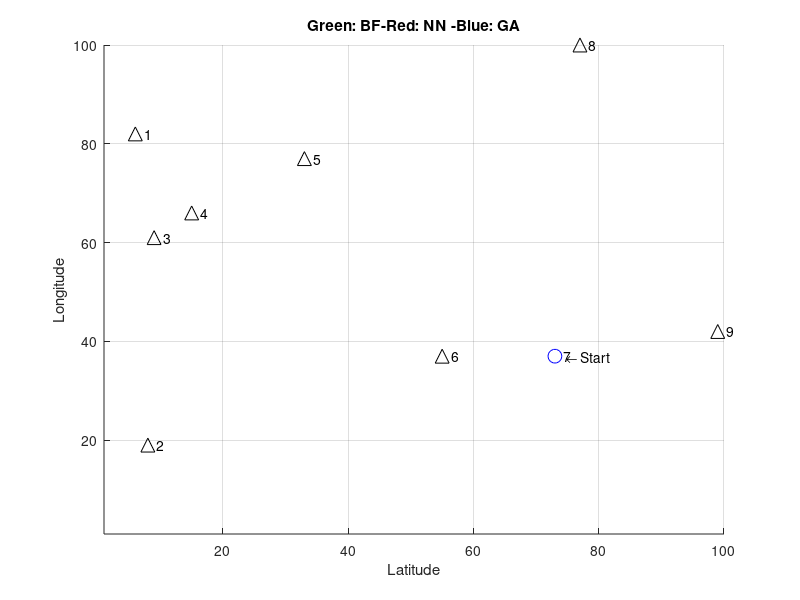

Recreate this plot in MATLAB. (Note: this script raises an error after producing the figure.)
% TSP 3-way
% Kai Brooks
% github.com/kaibrooks
% Jun 2019
%
% Computes the travelling salesman problem three different ways.
% https://en.wikipedia.org/wiki/Travelling_salesman_problem
%
% Readme:
%   Options are below. Basic options enable/disable various algorithms,
%   advanced options modify generator settings and adjust various selection /
%   computation parameters with often unexpected results, and will likely not
%   function correctly for numbers vastly outside their defaults.
%
% Algorithm basics:
%   Bruteforce (green)-
%   Computes every possible combination of routes, finds the shortest. This
%   method is impractical or impossible for n > ~12 (ie, n=14 requires
%   42.8GB of RAM and takes a few days to compute). This method does not
%   use any sort of dynamic/parallel programming or other shortcuts. This
%   method will always produce the correct (best possible) solution.
%
%   Nearest-neighbor (red)-
%   Finds closest point to current point, loops back to start at end. If
%   gifoutput, this method plots 'decision lines' as well.
%
%   Genetic Algorithm (blue)-
%   Attemps many possible routes, takes the best of those and tries
%   again with a new set of similar routes. Take note of the performance
%   change by generation plot upon completion, it notes approximately how
%   many iterations of the GA will be needed to outperform NN.
%   Note: Genetic algorithm may produce unforseen errors when its settings
%   are drastically different from defaults, and the program will not check
%   for validity before attemping to run them.
%
% Use cases:
%   By default, this program will run n=9, which allows for all three
%   algorithms to run.
%
%   For more intersting applications of the NN/GA algorithms, use n > ~25
%   (and disable the BF, unless you have 10^15 gigabytes of RAM and 10^13
%   years to wait).
%   At n > ~60, the computational complexity exceeds the number of atoms in
%   the universe, and would take about 10^70 years to solve.
%
%   Many variables are set by default in the range of what a 2.3GHz i7 CPU
%   from 2013 can compute within reasonable time.


% Init
clc
close all
clear all
format
rng('shuffle')


%% --- Options ------------------------------------------------------------
%  --- Main Options -------------------------------------------------------
maxCities = 9;          % (default 9) number of cities to visit, this is the 'n'
gifOutput = 0;          % enables gif output and generation, slows rendering
filename = 'tsp.gif';   % output filename for the gif
verbose = 0;            % (default 0) outputs a pile of text while running

% Algorithm enables (with all disabled, just generates the map)
bf = 1;                 % bruteforce algorithm
nn = 1;                 % nearest-neighbor algorithm
gena = 1;               % genetic algorithm

% genetic algorithm selection processes
gaRandomCrossover = 0;  % (default 0) random crossover variant, hangs with too large n
gaOrderedCrossover = 1; % (default 1) ordered crossover variant

% --- Plot and display settings -------------------------------------------

plotScale = 10;         % (default 10) size of markers on map
showLabels = 1;         % (default 1) display city numbers on plot

outputResults = 1;      % (default 1) shows analysis at completion

% --- Advanced options and generator settings -----------------------------


minLoc = 1;             % (default 1) minimum coordinate to generate for city locations
maxLoc = 100;           % (default 100) maximum coordinate to generate for city locations

gaSelectionFactor = 2;  % (default 2) fractional number of members to select each epoch (eg: 3 = 1/3 of members)
gaInitPopSize = 100;    % (default 100) population for genetic algorithm
gaMutationRate = 0.01;  % (default 0.01) mutate this portion of the population (0.01 = 1%)
gaMaxGenerations = 500; % (default 500) number of times ga generates new pop
gaElitism = 0.2;        % (default 0.2, max 0.4) elitism, in %. 0 to disable

bfTickSize = 10000;     % (default 10000) tick size for timing BF algorithm. Higher numbers = more accuracy, slower to display estimate

attempts = 100;         % number of attempts to bruteforce the solution before giving up
maxCpuTime = 100;       % max loops various functions will use before giving up and moving on

% --- Init other variables (do not modify) --------------------------------

totalDist = 0;          % total distance travelled
gifWritten = 0;         % one-time check for gif creation

o_nn = 0;               % o for nearest neighbor method
o_bf = 0;               % o for bruteforce method
o_ga = 0;               % o for genetic method
nn_distance = 0;        % total minimum distance
bf_distance = 0;
ga_distance = 0;
bf_time = 0;            % time to run algorithm
nn_time = 0;
ga_time = 0;

nnSecs = 0;
bruteforce_minimum_vec = 0;

%% --- Program start ------------------------------------------------------

% Generate points
cities = randi([minLoc, maxLoc],2,maxCities); % generate matrix
cities = rot90(cities);  % rotate to form cities(x1,y1) for each point
cities = unique(cities,'rows'); % remove duplicate entries

if (length(cities) ~= maxCities)
    fprintf('*** Generated duplicate city coordinates, pruning %i entries.\n*** New maxCities = %i \n', maxCities - length(cities), length(cities))
end

maxCities = length(cities);  % shorten everything else if we don't have enough cities


startingCity = randi(maxCities);    % randomize starting city
currentCity = startingCity;         % and remember its where we started

visited = zeros([maxCities],1);     % boolean to mark each visited city
visited(currentCity) = 1;           % we're already in our city, so mark it

visitedOrder = zeros([maxCities],1); % vector to store the order which we visited each city
visitedOrder(currentCity) = 1;      % mark out starting city on the path

% Create figure
f = figure('Name','Stacked Routes','units','normalized','NumberTitle','off');%,'outerposition',[0 0 1 1]);
axis tight manual % this ensures that getframe() returns a consistent size

titleStr = '';
s1 = '';
s2 = '';
s3 = '';

if bf, s1 = 'Green: BF- ';, end
if nn, s2 = 'Red: NN - ';, end
if gena, s3 = 'Blue: GA';, end

titleStr = strcat(titleStr, s1, s2, s3);
title(titleStr);

clear s1, clear s2, clear s3

xlabel('Latitude')
ylabel('Longitude')

hold on
grid on

xlim([minLoc maxLoc])
ylim([minLoc maxLoc])

txt = '    \leftarrow Start';

% Plot cities
for i=1:maxCities
    
    if i == startingCity
        plot(cities(i,1),cities(i,2),'bo','MarkerSize',plotScale)
        
    else
        plot(cities(i,1),cities(i,2),'k^','MarkerSize',plotScale)
    end
    if showLabels, text(cities(i,1),cities(i,2),sprintf('   %i', i)), end
    
end

txt = '    \leftarrow Start';
text(cities(startingCity,1),cities(startingCity,2),txt)

% --- Algorithms ----------------------------------------------------------

%% Bruteforce algorithm (bf)
if bf
    fprintf('Generating bf pathing matrix...\n')
    % Create gigantic bruteforce path matrix: o(n!)
    arr = [2:maxCities];
    bfVisitOrder = perms(arr);
    bfVisitOrder = rot90(bfVisitOrder); % flip it to make indexing easier
    
    arr = ones(1,length(bfVisitOrder)); % create array of 1's
    bfVisitOrder = [arr;bfVisitOrder];  % append to the beginning
    
    % Add original city back onto end to complete the loop
    for i = 1:length(bfVisitOrder)
        bfVisitOrder(maxCities+1,i) = bfVisitOrder(1,i);
    end
    
    bf_omax = numel(bfVisitOrder); % get total size of matrix
    bfEstimatedTime = 0;    % zero the estimation before starting the loop
    %minDist = maxLoc^2;  % starting minimum distance
    % while sum(visited) < maxCities
    
    for j=1:length(bfVisitOrder)
        o_bf = o_bf + 1;
        
        if j==1,tic,end % start the clock on 2
        
        for i=1:maxCities
            o_bf = o_bf + 1;
            
            a = [cities(bfVisitOrder(i,j),1),cities(bfVisitOrder(i,j),2)];
            b = [cities(bfVisitOrder(i+1,j),1),cities(bfVisitOrder(i+1,j),2)];
            
            checkDistance = [a;b]; % select two points
            distance = pdist(checkDistance,'euclidean');   % find distance between them
            %distance = floor(distance); % truncate
            totalDist = totalDist + distance;
            
            bfSegmentDistances(i,j) = distance;
            
        end
        
        if j==bfTickSize
            timing = toc;
            bfEstimatedTime = timing*(length(bfVisitOrder)/bfTickSize) % timing*((length(bfVisitOrder)-bfTickSize)/bfTickSize) for 'time remaining as of this timing'
            bfTimeTicks = length(bfVisitOrder)/bfTickSize;
        end
        
        bfDistances(j) = totalDist; % store the total path length
        totalDist = 0;              % reset for the next run
        
        % Output running information
        if ~verbose
            clc
            fprintf('Starting BF for n=%i, O(n!)=%i \n',maxCities, bf_omax)
            
            if length(bfVisitOrder) > bfTickSize % only display if enough data to estimate
                if bfEstimatedTime > 0
                    fprintf('Estimated runtime: %s\n',formatTime(bfEstimatedTime))
                else
                    fprintf('Estimated runtime: (Sampling %i more times..)\n',bfTickSize-j)
                end
            end
            fprintf('Current runtime  : %s\n',formatTime(toc))
            fprintf('Computing optimal route... %.2f%% \n', (o_bf / bf_omax) * 100)
        end
        
    end % end of loop
    
    % Find min value
    [bfMinDist,bfMinIndex] = min(bfDistances);
    %bruteforce_path_taken = bfVisitOrder(:,bfMinIndex)
    
    %min(bfDist)
    %bfDist(j)
    
    %bfDist
    %     bfMinIndex
    %     bfDistances(bfMinIndex)
    bf_distance = bfMinDist;    % save for comparison
    
    % Plot it
    for i=1:maxCities
        
        a = [cities(bfVisitOrder(i,bfMinIndex),1), cities(bfVisitOrder(i,bfMinIndex),2)];
        b = [cities(bfVisitOrder(i+1,bfMinIndex),1), cities(bfVisitOrder(i+1,bfMinIndex),2)];
        
        x = [a(1), b(1)];
        y = [a(2), b(2)];
        plot(x,y,'g','LineWidth',plotScale/6)
        
        
        %bfVisitOrder(i:4,bfShortest) gives path
        
    end
    bfSecs = toc;
    if bfSecs > 0
        hours = 0;
        mins = 0;
        secs = 0;
        
        mins = floor(bfSecs / 60);
        secs = (rem(bfSecs, 60));
        
        if mins > 60
            hours = floor(mins / 60);
            mins = mins - (hours*60);
        end
        
        bf_time = sprintf('%ih%im%.0fs',hours,mins,secs); % format time
    end
    
    %fprintf('BF method complete in %.2f seconds\n', toc)
end

% Clear variables between runs
totalDist = 0;
minDist = 0;

%% Nearest Neighbor Algorithm
if nn
    fprintf('Computing nearest neighbor route...\n')
    for j = 2:maxCities
        if j==2,tic,end % start the clock on 2
        
        o_nn = o_nn + 1;
        
        ccLoc = [cities(currentCity,1), cities(currentCity,2)]; % coords of current city
        
        minDist = maxLoc^2;   % starting distance, make maximum possible
        
        for i = 1:maxCities
            o_nn = o_nn + 1;
            
            if visited(i), continue, end % skip cities we've visited
            
            a = ccLoc;  % current city coordinates
            b = [cities(i,1),cities(i,2)];
            
            checkDistance = [a;b]; % select two points
            
            distance = pdist(checkDistance,'euclidean');    % find distance between them
            
            % Draw decision lines
            if gifOutput
                % Draw 'decision' line
                x = [cities(currentCity,1), cities(i,1)];
                y = [cities(currentCity,2), cities(i,2)];
                
                h = plot(x,y,'c:','LineWidth',plotScale/6);
                uistack(h,'bottom');
                
                drawnow
                % Capture the plot as an image
                %title("" + o_nn)
                if  gifWritten == 0
                    gifWritten = 1;
                    gif(filename,'DelayTime',0.01,'LoopCount',1,'frame',gcf)
                else
                    gifWritten = 1;
                    gif
                end
            end
            
            if distance < minDist
                minDist = distance;
                nextCity = i;
                nextLoc = [cities(i,1),cities(i,2)];
            end
            
            
        end
        
        if j == maxCities+1
            a = [cities(maxCities,1),maxCities(2)];  % current city coordinates
            b = [cities(1,1),cities(1,2)];
            
            checkDistance = [a;b]; % select two points
            distance = pdist(checkDistance,'euclidean');   % find distance between them
            totalDist = totalDist + distance;
        end
        
        %  what we found for the next move
        minDist;
        nextCity;
        nnVisitOrder(j,:) = nextCity;   % this starts writing on 2, which is fine because 1 gets added at the end
        
        %fprintf('Moving to city %i with a distance of %.2f \n',nextCity,minDist)
        
        % Plot line to shortest next, vector 1 is both x's, 2 is both y's
        x = [cities(currentCity,1), cities(nextCity,1)];
        y = [cities(currentCity,2), cities(nextCity,2)];
        plot(x,y,'r--','LineWidth',plotScale/8)
        
        %txt = 'Next \rightarrow  ';
        %text(cities(nextCity,1),cities(nextCity,2),txt,'HorizontalAlignment','right')
        
        % Update for next loop
        currentCity = nextCity;
        visited(nextCity) = 1;
        visitedOrder(j) = nextCity;
        minDist; % verbose
        totalDist = totalDist + minDist;
        
        % Break if we've visited everything
        if sum(visited) == maxCities, break, end
        
    end
    
    % Complete the loop
    
    a = [cities(currentCity,1), cities(currentCity,2)];  % current city coordinates
    b = [cities(startingCity,1),cities(startingCity,2)];
    
    checkDistance = [a;b]; % select two points
    distance = pdist(checkDistance,'euclidean');
    minDist;
    totalDist = totalDist + distance; % Update total distance once more
    
    x = [cities(currentCity,1), cities(startingCity,1)];
    y = [cities(currentCity,2), cities(startingCity,2)];
    plot(x,y,'r--','LineWidth',plotScale/8)
    
    if gifOutput
        drawnow
        gif
    end
    
    nn_distance = totalDist;
    
    nn_time = formatTime(toc);
    
    % add missing entries
    nnVisitOrder(1) = startingCity;        % add starting city
    nnVisitOrder(end+1) = nnVisitOrder(1); % add loopback
    
end

% Clear variables between runs
totalDist = 0;
minDist = 0;

%% Genetic Algorithm
if gena
    gaFitnessMean = 0;
    fprintf('Creating genes...\n')
    % create genes
    linearPath = [1:maxCities];
    
    for i=1:gaInitPopSize
        gaVisitOrder(i,:) = linearPath(randperm(length(linearPath)));
    end
    
    % shift matrix so starting city is correct
    for i=1:gaInitPopSize
        k = find(gaVisitOrder(i,:) == startingCity);
        gaVisitOrder(i,:) = circshift(gaVisitOrder(i,:), (maxCities+1) - k);
    end
    
    % copy first entry and place it on back
    arr = ones(1,gaInitPopSize);
    arr = arr * startingCity;
    
    gaVisitOrder;
    gaVisitOrder = flip(rot90(gaVisitOrder)); % rearrange for visitation reasons
    gaVisitOrder = [gaVisitOrder;arr];
    
    % dont add remaining city, just go back to it and let the ga sort it out?
    fprintf('Starting algorithm...\n')
    for gaGeneration=1:gaMaxGenerations
        o_ga = o_ga + 1;
        if gaGeneration==1,tic,end % start the clock
        
        % calculate lengths of each option
        for j=1:gaInitPopSize
            o_ga = o_ga + 1;
            
            for i=1:maxCities % if -1 because we loop back around instead of indexing the path back to start
                o_ga = o_ga + 1;
                
                a = [cities(gaVisitOrder(i,j),1),cities(gaVisitOrder(i,j),2)];
                b = [cities(gaVisitOrder(i+1,j),1),cities(gaVisitOrder(i+1,j),2)];
                
                checkDistance = [a;b]; % select two points
                distance = pdist(checkDistance,'euclidean');   % find distance between them
                %distance = floor(distance); % truncate
                totalDist = totalDist + distance;
                
                gaSegmentDistances(i,j) = distance;
                
            end
            
            % timing
            %         if j==bfTickSize
            %             timing = toc;
            %             bfEstimatedTime = timing*(length(bfVisitOrder)/bfTickSize) % timing*((length(bfVisitOrder)-bfTickSize)/bfTickSize) for 'time remaining as of this timing'
            %             bfTimeTicks = length(bfVisitOrder)/bfTickSize;
            %         end
            
            gaDistances(j) = totalDist; % store the total path length
            totalDist = 0;              % reset for the next run
            
            % Output running information
            %         clc
            %         fprintf('Starting BF for n=%i, O(n!)=%i \n',maxCities, bf_omax)
            %
            %         if length(bfVisitOrder) > bfTickSize % only display if enough data to estimate
            %             if bfEstimatedTime > 0
            %                 fprintf('Estimated runtime: %s\n',formatTime(bfEstimatedTime))
            %             else
            %                 fprintf('Estimated runtime: (Sampling %i more times..)\n',bfTickSize-j)
            %             end
            %         end
            %         fprintf('Current runtime  : %s\n',formatTime(toc))
            %         fprintf('Computing optimal route... %.2f%% \n', (o_bf / bf_omax) * 100)
            
        end % end of loop
        
        % normalize values for selection process (vector sum = 1)
        if verbose, gaVisitOrder, end
        if verbose, gaDistances, end
        gaFitness = gaDistances ./ norm(gaDistances,1);
        preMean = mean(gaFitness);
        if verbose, gaFitness, end
        
        
        % ** select members
        selected = zeros(1,gaInitPopSize);
        
        % use elitism to ensure high performers breed
        if gaElitism > 0
            % this automatically selects the top members and kills off the
            % bottom members
            
            gaElites = ceil(gaElitism*gaInitPopSize); % number of members who are elites
            
            % mark worst performers
            for i = 1:gaElites
                [q tempToDelete(i)] = min(gaFitness);
                gaFitness(tempToDelete(i)) = 2;  % maxing value so it doesn't get picked again
            end
            
            % kill off 'marked' worst performers
            for i = 1:length(tempToDelete)
                [q w] = max(gaFitness);
                gaFitness(w) = 0;
            end
            
            clear q;
            clear w;
            
            % select the best performers
            for i = 1:gaElites
                [q w] = max(gaFitness);
                selected(w) = 1;
                gaFitness(w) = 0;
            end
            
            clear q;
            clear w;
            
        end
        
        
        while sum(selected) < (gaInitPopSize/gaSelectionFactor) % run until it selects 1/selectionFactor of the members
            a = rand();
            for i = 1:gaInitPopSize;
                a = a - gaFitness(i);
                %fprintf('%.4f - %.4f\n',a,gaFitness(i))
                if a < 0
                    %fprintf('Selected:  %i\n',i)
                    gaFitness(i) = 0;
                    selected(i) = 1;
                    break
                end
            end
        end
        
        
        
        % get parents chromosomes
        tempMean = 0;
        k = 0;
        for i = 1:gaInitPopSize
            if gaFitness(i)
                k = k + 1;     % write to the correct indexes to prevent zero values
                gaParentChrom(:,k) = gaVisitOrder(:,i); % write parents chromosomes for use in breeding
                tempMean(k) = gaFitness(i); % capture mean for statistical reasons
            end
        end
        
        postMean = mean(tempMean(tempMean ~= 0));
        %postMean
        %t=t+1; % write correct index in gaFitnessMean;
        gaFitnessMean(gaGeneration) = postMean;
        if gaGeneration > 1
            if verbose
                fprintf('%i \t Mean %.8f -> %.8f (%.8f change)\n',gaGeneration, gaFitnessMean(gaGeneration-1), gaFitnessMean(gaGeneration), postMean/preMean)
            else
                if ~verbose, clc, end
                fprintf('Computing Genetic Algorithm... %.2f%%\n', (gaGeneration/gaMaxGenerations)*100)
            end
        end
        
        % breed new population
        %for j = 1:gaInitPopSize/4
        %gaParentChrom
        popNeeded = gaInitPopSize;
        k = 0; % indexing fix
        hit = 0;
        miss = 0;
        
        % random swap subalgorithm
        if gaRandomCrossover
            while popNeeded > 0
                
                for i = 2:maxCities   % = 2:n because the start and end cities never change
                    parenta = gaParentChrom(i,1);
                    parentb = gaParentChrom(i,2);
                    
                    if round(rand) == 1
                        newMember(i) = parenta;
                    else
                        newMember(i) = parentb;
                    end
                    
                    if verbose, fprintf('Mix %i and %i -> %i\n' ,parenta,parentb,newMember(i)), end
                end
                
                if length(unique(newMember)) == length(newMember)
                    k=k+1;
                    popNeeded = popNeeded -1;
                    newPop(k,:) = newMember;
                    hit = hit+1;
                else
                    miss = miss+1;
                    fprintf('%i miss on newmember...\n',miss)
                end
                
            end
            
            
            if verbose, newPop = unique(newPop,'rows'), end
            
        end
        
        
        %     parenta = gaParentChrom(i,1);
        %     parentb = gaParentChrom(i,2);
        %
        if gaOrderedCrossover
            gaVisitOrder = zeros(9,1); % clear visit order for new writing
            oldCrossoverPoint = 0;
            crossoverPoint = 0;
            
            [parentHeight parentLength] = size(gaParentChrom);
            
            %gaParentChrom
            
            for k=1:30 %while size(newPop,2) < gaInitPopSize ??? why 1:30? fix this ending index
                
                while oldCrossoverPoint == crossoverPoint % loop until new crossover point from last time
                    crossoverPoint = randi([2 parentHeight-2]); % ignore first and last entries since those are start/loop paths
                    if verbose, crossoverPoint, end
                end
                
                for j = 1:2:parentHeight-1
                    %clear childa, clear childb;
                    
                    childPart1 = gaParentChrom(1:crossoverPoint,j); % first half of chromosome
                    tempChild = gaParentChrom(:,j+1);               % temp store entire other parent
                    
                    % check second parent gene-by-gene, add non-duplicates in order of appearance
                    for i = 2:length(tempChild)
                        if verbose, fprintf('Checking for duplicate alele: %i\n',tempChild(i)), end
                        if ~ismember(tempChild(i),childPart1)
                            if verbose, fprintf('Adding %i to chromosome\n',tempChild(i)), end
                            childPart2(i,1) = tempChild(i);
                        end
                    end
                    
                    childPart2 = childPart2(childPart2 ~= 0);
                    
                    %childPart1
                    %childPart2
                    
                    newChild = [childPart1;childPart2;childPart1(1)];
                    
                    newPop(:,ceil(j/gaSelectionFactor)) = newChild;         % ceil to remove every other column of zeroes
                    
                    clear childPart*;          % flush old data
                    clear temp*;
                    
                end
                
                % write new visit order
                if sum(gaVisitOrder(:,1)) == 0  % if first time written
                    gaVisitOrder = newPop;
                else
                    gaVisitOrder = cat(2,gaVisitOrder,newPop);
                end
                oldCrossoverPoint = crossoverPoint; % store this to ensure a different point next time
            end
            
            %gaVisitOrder
            
        end % end of ordered crossover algorithm
        
        % *** mutate (should be a function, args of mutationType, mutationRate, initPopSize...)
        
        % mutations: random reset, single swap, selection scramble, selection inversion
        gaMutationType = 1;   % TODO put this in the header
        
        
        mutateNum = ceil(gaInitPopSize * gaMutationRate); % number of individuals to mutate
        
        % generate chromisome indexes to mutate
        for i = 1:mutateNum %TODO unique numbers each time
            mutIndex(i) = randi(gaInitPopSize);    % member to mutate
            childMut(:,i) = gaVisitOrder(:,mutIndex(i));
        end
        
        if gaMutationType == 1 % random reset
            
            childMut(end,:) = [];   % delete loopback entry so array is unique
            
            for i=1:mutateNum
                
                childMut(:,i) = randperm(maxCities);
                
                % shift matrix so starting city is correct
                k = find(childMut(:,i) == startingCity);
                childMut(:,i) = circshift(childMut(:,i), (maxCities+1) - k);
                
            end
            
            % copy first entry and place it on back (path loopback)
            arr = ones(1,mutateNum);   % array to write entire row at once
            arr = arr * startingCity;
            childMut(end+1,:) = arr;    % append new entry
            
            if verbose
                fprintf('New mutation (displayed concatenated): [');
                fprintf('%g ', childMut);
                fprintf(']\n');
            end
            
            % write mutations back into population
            for i=1:mutateNum
                gaVisitOrder(:,mutIndex(i)) = childMut(:,i);
            end
            
            
        end %end random reset algorithm
        
    end % end gaMaxGenerations
    
    ga_time = formatTime(toc);
    
    
    % plot highest fitness route, capture ga = totalDist
    for i=1:maxCities
        
        [ga_distance gaMinIndex] = max(gaDistances);
        
        a = [cities(gaVisitOrder(i,gaMinIndex),1), cities(gaVisitOrder(i,gaMinIndex),2)];
        b = [cities(gaVisitOrder(i+1,gaMinIndex),1), cities(gaVisitOrder(i+1,gaMinIndex),2)];
        
        x = [a(1), b(1)];
        y = [a(2), b(2)];
        plot(x,y,'b--','LineWidth',plotScale/6)
        
        
        %bfVisitOrder(i:4,bfShortest) gives path
        
    end
    
    
    
    % plot historical fitness
    figure('Name','Genetic Algorithm Performance','NumberTitle','off');
    
    hold on
    grid on
    gaPlotX = [1:gaGeneration]; % make a linear axis for plotting
    plot(gaPlotX,gaFitnessMean,'m.','MarkerSize',plotScale)
    
    %x = 1:10;
    %y1 = x + randn(1,10);
    %scatter(x,y1,25,'b','*')
    %   p = polyfit(gaPlotX,gaFitnessMean,1);
    %p(~ismember(p,outliers)); % purge outliers
    
    [p,s] = polyfit(gaPlotX,gaFitnessMean,1);
    
    [Yfit,delta] = polyval(p,gaPlotX,s);
    
    yfit = polyval(p,gaPlotX,s);
    %   yfit = p(1)*gaPlotX+p(2);
    %plot(gaPlotX,yfit,'b-','MarkerSize',plotMarkerSize*1.5);
    plot(gaPlotX,yfit,'-b', gaPlotX,yfit+delta,'--b', gaPlotX,yfit-delta,'--b')
    
    gaFitnessSlope = p(1);
    xlabel('Generation')
    ylabel('Fitness')
    legend('Avg Generational Fitness',['Slope = ',num2str(gaFitnessSlope)],'Delta')
    title('Genetic Algorithm Performance')
    %title(['Slope is ',num2str(gaFitnessSlope)])
    
end % end of ga

%% ---- Subplot Figure
figure('Name','Split Routes','NumberTitle','off');

axis tight manual


subplot(2,2,1)
grid on
hold on
xlim([minLoc maxLoc])
ylim([minLoc maxLoc])
if ~bf, title('BF (not run)'), else, title('BF'), end

% BF
if bf
    for i=1:maxCities
        
        if i == startingCity
            plot(cities(i,1),cities(i,2),'bo','MarkerSize',plotScale/2)
            
        else
            plot(cities(i,1),cities(i,2),'k^','MarkerSize',plotScale/2)
        end
    end
    for i=1:maxCities
        a = [cities(bfVisitOrder(i,bfMinIndex),1), cities(bfVisitOrder(i,bfMinIndex),2)];
        b = [cities(bfVisitOrder(i+1,bfMinIndex),1), cities(bfVisitOrder(i+1,bfMinIndex),2)];
        x = [a(1), b(1)];
        y = [a(2), b(2)];
        plot(x,y,'g','LineWidth',plotScale/8)
    end
end

% GA
subplot(2,2,4)
grid on
hold on
xlim([minLoc maxLoc])
ylim([minLoc maxLoc])
if ~gena, title('GA (not run)'), else, title('GA'), end
if gena
    for i=1:maxCities
        
        if i == startingCity
            plot(cities(i,1),cities(i,2),'bo','MarkerSize',plotScale/2)
            
        else
            plot(cities(i,1),cities(i,2),'k^','MarkerSize',plotScale/2)
        end
    end
    for i=1:maxCities
        a = [cities(gaVisitOrder(i,gaMinIndex),1), cities(gaVisitOrder(i,gaMinIndex),2)];
        b = [cities(gaVisitOrder(i+1,gaMinIndex),1), cities(gaVisitOrder(i+1,gaMinIndex),2)];
        x = [a(1), b(1)];
        y = [a(2), b(2)];
        plot(x,y,'b','LineWidth',plotScale/8)
    end
    
end

subplot(2,2,3)
grid on
hold on
xlim([minLoc maxLoc])
ylim([minLoc maxLoc])
if ~nn, title('NN (not run)'), else, title('NN'), end

% NN
if nn
    for i=1:maxCities
        
        if i == startingCity
            plot(cities(i,1),cities(i,2),'bo','MarkerSize',plotScale/2)
            
        else
            plot(cities(i,1),cities(i,2),'k^','MarkerSize',plotScale/2)
        end
    end
    for i=1:maxCities
        a = [cities(nnVisitOrder(i),1), cities(nnVisitOrder(i),2)];
        b = [cities(nnVisitOrder(i+1),1), cities(nnVisitOrder(i+1),2)];
        x = [a(1), b(1)];
        y = [a(2), b(2)];
        plot(x,y,'r','LineWidth',plotScale/8)
        
    end
end

%% ---- Results and Analysis ----------------------------------------------
if outputResults
    fprintf('\nTravelling done!\n')
    fprintf('------- Results -------\n')
    
    fprintf(1, 'Alg. |\tBF\t\tNN\t\tGA\n')
    fprintf(1, 'O(n) |\t%i\t\t%i\t\t%i\n', o_bf, o_nn, o_ga)
    fprintf(1, 'Dist.|\t%.2f\t\t%.2f\t\t%.2f\n', bf_distance, nn_distance, ga_distance')
    fprintf(1, 'Time |\t%s\t\t%s\t\t%s\n', bf_time, nn_time, ga_time)
    fprintf('\n')
    fprintf('NN algorithm path is %.2fx (%.2f%%) longer and %.2fx computationally faster.\n',nn_distance/bf_distance, (abs(1-(nn_distance/bf_distance)))*100, o_bf/o_nn)
end

%% ----- Functions --------------------------------------------------------
function t=formatTime(secs);
% Input seconds, output formatted '_h_m_s'

if secs == 0
    t=sprintf('(no time available)');
    return
elseif secs < 1
    t=sprintf('<1s');
    return
else
    hours = 0;
    minutes = 0;
    seconds = 0;
    minutes = floor(secs / 60);
    seconds = rem(secs, 60);
    if minutes > 60
        hours = floor(minutes / 60);
        minutes = minutes - (hours*60);
    end
    t=sprintf('%ih%im%.0fs',hours,minutes,seconds);
    return
end
end